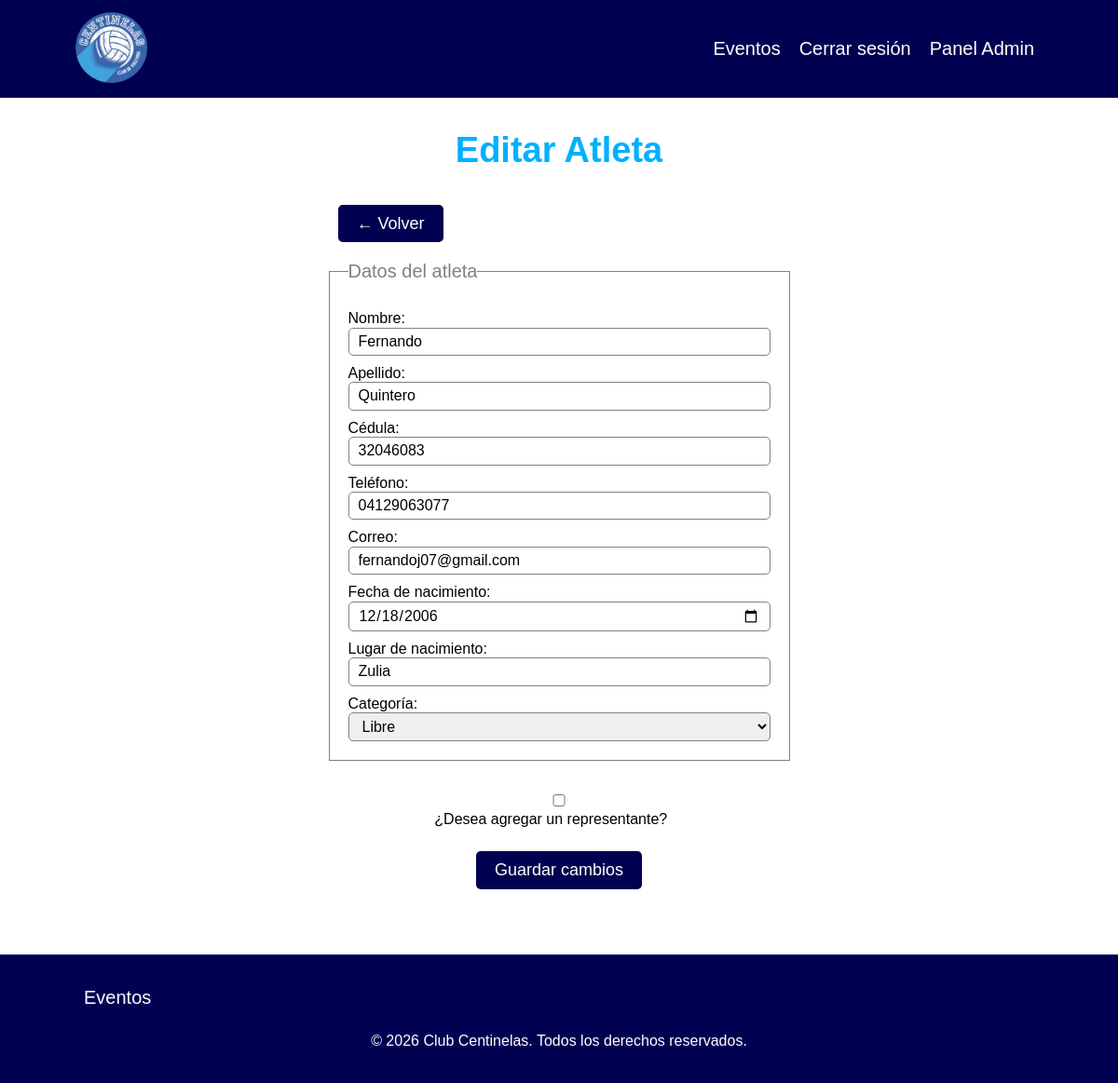
The app's page /admin/estudiantes/editar.php?id=23 (signed in) with its own data.
### tables this page shows
CREATE TABLE `estudiantes` (
  `id` int(11) NOT NULL,
  `persona_id` int(11) DEFAULT NULL,
  `categoria_id` int(11) DEFAULT NULL,
  `representante_id` int(11) DEFAULT NULL,
  `fecha_nacimiento` date DEFAULT NULL,
  `lugar_nacimiento` varchar(150) DEFAULT NULL
);

CREATE TABLE `personas` (
  `id` int(11) NOT NULL,
  `nombre` varchar(100) NOT NULL,
  `apellido` varchar(100) NOT NULL,
  `cedula` varchar(100) NOT NULL,
  `telefono` varchar(20) DEFAULT NULL,
  `correo` varchar(100) DEFAULT NULL
);

CREATE TABLE `categorias` (
  `id` int(11) NOT NULL,
  `nombre` varchar(100) NOT NULL,
  `descripcion` text DEFAULT NULL
);

### src/Estudiante.php (called while the page is built, shortened)
<?php
class Estudiante
{
    public static function findById($id)
    {
        $conn = DB::conectar();
        $sql = 'SELECT
                    e.id,
                    e.persona_id,
                    e.categoria_id,
                    e.representante_id,
                    e.fecha_nacimiento,
                    e.lugar_nacimiento,
                    p.nombre           AS nombre,
                    p.apellido         AS apellido,
                    p.cedula           AS cedula,
                    p.telefono         AS telefono,
                    p.correo           AS correo,
                    c.nombre           AS categoria_nombre,
                    rp.nombre          AS rep_nombre,
                    rp.apellido        AS rep_apellido,
                    rp.cedula          AS rep_cedula,
                    rp.telefono        AS rep_telefono,
                    rp.correo          AS rep_correo,
                    r.profesion        AS rep_profesion,
                    r.domicilio        AS rep_domicilio
                FROM estudiantes e
                LEFT JOIN personas       p  ON e.persona_id       = p.id
                LEFT JOIN categorias     c  ON e.categoria_id     = c.id
                LEFT JOIN representantes r  ON e.representante_id = r.id
                LEFT JOIN personas       rp ON r.persona_id       = rp.id
                WHERE e.id = ?';
        $stmt = $conn->prepare($sql);
        $stmt->bind_param('i', $id);
        $stmt->execute();
        return $stmt->get_result()->fetch_assoc();
    }
}

### src/Categoria.php (called while the page is built, shortened)
<?php
class Categoria {
    public static function listar() {
        $conn = DB::conectar();
        return $conn->query('SELECT * FROM categorias ORDER BY nombre ASC');
    }
}

### admin/estudiantes/editar.php (the view, shortened to what this page needs)
<?php
require_once __DIR__ . '/../../src/Estudiante.php';
require_once __DIR__ . '/../../src/Categoria.php';
$id = $_GET['id'] ?? null;
$datos = Estudiante::findById($id);
$categorias = Categoria::listar();
include __DIR__ . '/../../templates/header.php';
?>
<main class="contenedor seccion">
    <h1>Editar Atleta</h1>
    <a class="boton" href="/centinela/admin/estudiantes/index.php">← Volver</a>
    <form class="formulario" method="POST" onsubmit="return validarEstudiante()">
        <fieldset>
            <legend>Datos del atleta</legend>
            <label for="nombre">Nombre:</label>
            <input type="text" id="nombre" name="nombre"
                value="<?php echo htmlspecialchars($_POST['nombre'] ?? $datos['nombre']); ?>">
            <label for="apellido">Apellido:</label>
            <input type="text" id="apellido" name="apellido"
                value="<?php echo htmlspecialchars($_POST['apellido'] ?? $datos['apellido']); ?>">
            <label for="cedula">Cédula:</label>
            <input type="text" id="cedula" name="cedula"
                value="<?php echo htmlspecialchars($_POST['cedula'] ?? $datos['cedula']); ?>">
            <label for="telefono">Teléfono:</label>
            <input type="text" id="telefono" name="telefono"
                value="<?php echo htmlspecialchars($_POST['telefono'] ?? $datos['telefono'] ?? ''); ?>">
            <label for="correo">Correo:</label>
            <input type="email" id="correo" name="correo"
                value="<?php echo htmlspecialchars($_POST['correo'] ?? $datos['correo'] ?? ''); ?>">
            <label for="fecha_nacimiento">Fecha de nacimiento:</label>
            <input type="date" id="fecha_nacimiento" name="fecha_nacimiento"
                value="<?php echo htmlspecialchars($_POST['fecha_nacimiento'] ?? $datos['fecha_nacimiento']); ?>">
            <label for="lugar_nacimiento">Lugar de nacimiento:</label>
            <input type="text" id="lugar_nacimiento" name="lugar_nacimiento"
                value="<?php echo htmlspecialchars($_POST['lugar_nacimiento'] ?? $datos['lugar_nacimiento']); ?>">
            <label for="categoria_id">Categoría:</label>
            <select id="categoria_id" name="categoria_id">
                <?php while ($categoria = $categorias->fetch_assoc()) : ?>
                    <option value="<?php echo $categoria['id']; ?>"
                        <?php echo (($_POST['categoria_id'] ?? $datos['categoria_id']) == $categoria['id']) ? 'selected' : ''; ?>>
                        <?php echo htmlspecialchars($categoria['nombre']); ?>
                    </option>
                <?php endwhile; ?>
            </select>
        </fieldset>
        <div id="fila-checkbox-representante" style="display:none; margin: 1.5rem 0;">
            <label>
                <input type="checkbox" id="tiene-representante" name="tiene_representante">
                ¿Desea agregar un representante?
            </label>
        </div>
        <button class="boton" type="submit">Guardar cambios</button>
    </form>
</main>
<?php include __DIR__ . '/../../templates/footer.php'; ?>

### assets/styles/app.css (style rules this page uses)
:root { --blanco-fondo: #FFFFFF; --celeste-primario: #00B0FF; --azul-interactivo: #007BB2; --azul-oscuro: #000150; --texto-principal: #2d353a; }
html { box-sizing: border-box; font-size: 62.5%; }
*, *:before, *:after { box-sizing: inherit; }
body { font-size: 1.6rem; margin: 0; display: flex; flex-direction: column; min-height: 100vh; }
main { display: block; flex: 1; }
h1, h2, h3, p, a { font-family: 'Google Sans', sans-serif; color: var(--texto-principal); }
a { text-decoration: none; }
h1 { font-size: 3.8rem; font-weight: 700; color: var(--celeste-primario); }
h1, h2, h3 { text-align: center; }
.seccion { padding-top: 1rem; padding-bottom: 1rem; }
.contenedor { max-width: 90%; margin: 0 auto; }
.boton { display: inline-block; background-color: var(--azul-oscuro); color: white; padding: 1rem 2rem; margin: 1rem; border-radius: 5px; font-size: 1.8rem; font-weight: 500; border: none; font-family: 'Google Sans', sans-serif; cursor: pointer; transition: background-color 0.2s ease; }
.formulario { display: flex; flex-direction: column; align-items: center; }
.formulario fieldset { border: 1px solid gray; padding: 2rem; margin: 1rem 10rem; width: 100%; max-width: 100%; font-family: 'Google Sans', sans-serif; }
.formulario input, .formulario textarea, .formulario select { border-radius: 5px; border: 1px solid gray; padding: 0.5rem 1rem; width: 100%; }
.formulario legend { font-size: 2rem; color: gray; }
.formulario label { font-family: 'Google Sans', sans-serif; font-weight: 500; display: block; margin-top: 1rem; }

### records on screen
estudiantes: nombre "Fernando", apellido "Quintero", cedula "32046083", telefono "04129063077", correo "fernandoj07@gmail.com", fecha_nacimiento "12/18/2006", lugar_nacimiento "Zulia", categoria_id "Libre"
